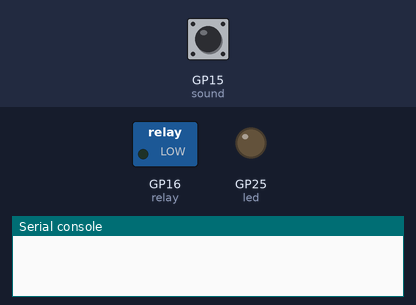
A program run on a simulated Raspberry Pi Pico running MicroPython. On the bench: switched loads named in the program (green lamp = pin HIGH), output pins drawn as LEDs (lit = HIGH), the last lines printed to the serial console. Inputs (shaded band) come from the test bench; at power-on: GP15 (sound) HIGH.

Above: at 1.2 s.
1.3 s: GP15 (sound) pulsed LOW 5 times (0.12 s each, 0.3 s apart)
At 3.9 s:
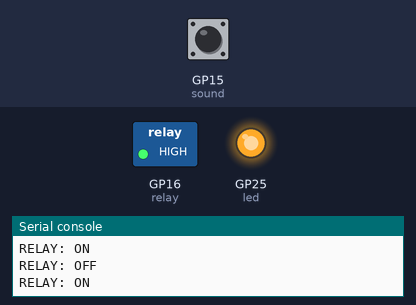
Timing chart, 0 to 5.4 s (numbered marks = the images above; inputs shaded):
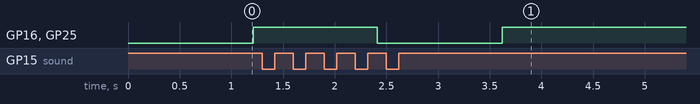

Measured:
- after the input at 1.3 s, GP16 (relay), GP25 (led): HIGH → LOW after 1.1 s, → HIGH 1.2 s later

The program:

clap_toggle_relay.py
```python
# MicroPython script for Raspberry Pi Pico that reads the KY-037 digital output and toggles a relay and the onboard LED when a clap/sound pulse is detected, using a cooldown debounce and an 'armed' re-arm on silence.
#
# Full tutorial: https://shillehtek.com/blogs/news/raspberry-pi-pico-ky-037-clap-toggle
# Parts used: https://shillehtek.com/products/shillehtek-ky-037-sound-sensor-module
#             https://shillehtek.com/products/shillehtek-400-point-breadboard
#             https://shillehtek.com/products/shillehtek-120pcs-10cm-multicolored-jumper-wire
# More examples: https://github.com/shillehbean/shillehtek-examples
#

from machine import Pin
import time

SOUND_PIN = 15      # KY-037 DO -> GP15
RELAY_PIN = 16      # IoT Relay control -> GP16
COOLDOWN_MS = 1200  # buffer time between triggers (tune 800-1500)

sound = Pin(SOUND_PIN, Pin.IN)
relay = Pin(RELAY_PIN, Pin.OUT)
led = Pin("LED", Pin.OUT)

relay_state = 0
relay.value(relay_state)

last_trigger = time.ticks_ms()

# Optional: require the signal to go LOW before allowing another trigger
armed = True

while True:
    v = sound.value()

    # re-arm once it goes quiet again
    if v == 0:
        armed = True

    now = time.ticks_ms()

    if v == 1 and armed and time.ticks_diff(now, last_trigger) > COOLDOWN_MS:
        relay_state = 0 if relay_state else 1
        relay.value(relay_state)

        led.toggle()
        print("RELAY:", "ON" if relay_state else "OFF")

        last_trigger = now
        armed = False  # wait for silence before next trigger

    time.sleep(0.01)
```
